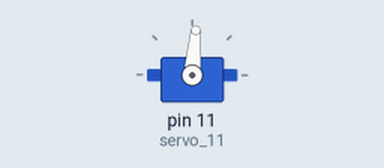
This sketch was run on a simulated Arduino Uno, built with avr-gcc and run on an emulated ATmega328P. Shown: servo.

Above: at 0.05 s.
Timing chart, 0 to 8.6 s (numbered marks = the images above):
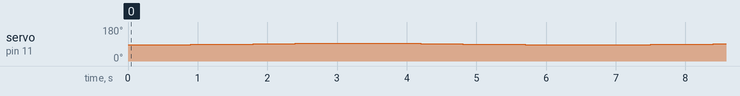

The sketch:

servo1.ino
```cpp
#include<Servo.h>
Servo servo_11;

void setup() {
  // put your setup code here, to run once:
  servo_11.attach(11);
}

void loop() {
  // put your main code here, to run repeatedly:
  for (int i=85; i<=95; i++){
    servo_11.write(i);
    delay(300);
  }
  for (int i=95; i>=85; i--){
    servo_11.write(i);
    delay(300);
  }
}
```

Measured:
- by itself, servo on pin 11 (servo_11): repeats every 6.6 s: 87° 0.30 s, 88° 0.30 s, 89° 0.30 s, 90° 0.30 s, 91° 0.30 s, 92° 0.30 s, 93° 0.30 s, 94° 0.30 s, 95° 0.60 s, 94° 0.30 s, 93° 0.30 s, 92° 0.30 s, 91° 0.30 s, 90° 0.30 s, 89° 0.30 s, 88° 0.30 s, 87° 0.30 s, 86° 0.30 s, 85° 0.60 s, 86° 0.30 s
